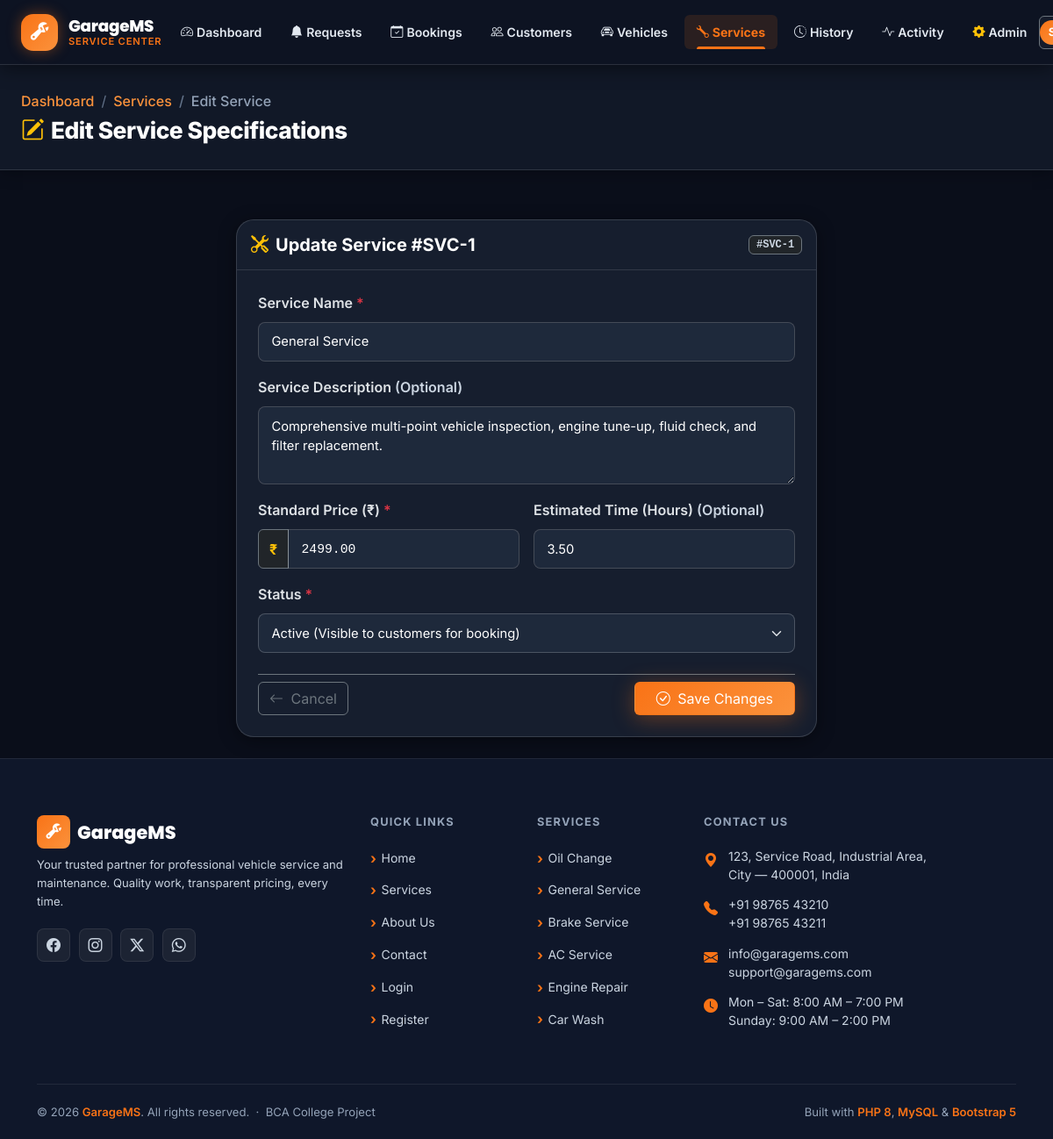
The app's page /services/edit.php?id=1 (signed in) with its own data.
### tables this page shows
CREATE TABLE `services` (
    `id`             INT UNSIGNED    NOT NULL AUTO_INCREMENT,
    `service_name`   VARCHAR(100)    NOT NULL                COMMENT 'Display name of the service',
    `description`    TEXT            DEFAULT NULL            COMMENT 'Detailed description',
    `price`          DECIMAL(10, 2)  NOT NULL DEFAULT 0.00   COMMENT 'Standard price in local currency',
    `estimated_time` DECIMAL(5, 2)   DEFAULT NULL            COMMENT 'Estimated hours to complete',
    `status`         ENUM('active','inactive')
                                     NOT NULL DEFAULT 'active' COMMENT 'Whether service is bookable',
    `created_at`     TIMESTAMP       NOT NULL DEFAULT CURRENT_TIMESTAMP,
    `updated_at`     TIMESTAMP       NOT NULL DEFAULT CURRENT_TIMESTAMP
                                              ON UPDATE CURRENT_TIMESTAMP,

    PRIMARY KEY (`id`),

     
    INDEX `idx_services_status` (`status`)

);

### includes/functions.php (called while the page is built, shortened)
<?php
function e(?string $data = ''): string
{
    return htmlspecialchars($data ?? '', ENT_QUOTES | ENT_HTML5, 'UTF-8');
}

### services/edit.php (the view, shortened to what this page needs)
<?php
require_once __DIR__ . '/../includes/header.php';
$pdo = getDBConnection();
$serviceId = (int)($_GET['id'] ?? 0);
try {
    $stmt = $pdo->prepare('SELECT * FROM services WHERE id = ? LIMIT 1');
    $stmt->execute([$serviceId]);
    $service = $stmt->fetch();
} catch (PDOException $e) {
    error_log('[GarageMS] Edit Service Fetch Error: ' . $e->getMessage());
    setFlash('Error fetching service details.', 'danger');
    redirect(BASE_URL . 'services/list.php');
}
$errors = [];
$serviceName   = $service['service_name'];
$description   = $service['description'] ?? '';
$price         = $service['price'];
$estimatedTime = $service['estimated_time'] ?? '';
$status        = $service['status'];
require_once __DIR__ . '/../includes/navbar.php';
?>
<div class="gms-page-header">
    <div class="container-fluid px-4">
        <nav aria-label="breadcrumb">
            <ol class="breadcrumb mb-1">
                <li class="breadcrumb-item"><a href="<?= BASE_URL ?>dashboard.php">Dashboard</a></li>
                <li class="breadcrumb-item"><a href="<?= BASE_URL ?>services/list.php">Services</a></li>
                <li class="breadcrumb-item active" aria-current="page">Edit Service</li>
            </ol>
        </nav>
        <h1><i class="bi bi-pencil-square me-2 text-warning"></i>Edit Service Specifications</h1>
    </div>
</div>
<div class="gms-page-wrapper">
    <div class="container-fluid px-4 py-4">
        <div class="row justify-content-center">
            <div class="col-lg-8 col-xl-7">
                <div class="card gms-panel shadow-sm">
                    <div class="card-header bg-transparent border-secondary py-3 d-flex align-items-center justify-content-between">
                        <h5 class="card-title mb-0 fw-bold text-light">
                            <i class="bi bi-tools me-2 text-warning"></i>Update Service #SVC-<?= $serviceId ?>
                        </h5>
                        <span class="badge bg-dark border border-secondary text-muted font-monospace">
                            #SVC-<?= $serviceId ?>
                        </span>
                    </div>
                    <div class="card-body p-4">
                        <form method="POST" action="<?= BASE_URL ?>services/edit.php?id=<?= $serviceId ?>" novalidate>
                            <div class="mb-3">
                                <label for="svcName" class="form-label fw-semibold">
                                    Service Name <span class="text-danger">*</span>
                                </label>
                                <input
                                    type="text"
                                    id="svcName"
                                    name="service_name"
                                    class="form-control gms-input<?= isset($errors['service_name']) ? ' is-invalid' : '' ?>"
                                    value="<?= e($serviceName) ?>"
                                    required
                                >
                            </div>
                            <div class="mb-3">
                                <label for="svcDesc" class="form-label fw-semibold">
                                    Service Description <span class="text-muted font-normal">(Optional)</span>
                                </label>
                                <textarea
                                    id="svcDesc"
                                    name="description"
                                    rows="3"
                                    class="form-control gms-input"
                                ><?= e($description) ?></textarea>
                            </div>
                            <div class="row g-3 mb-3">
                                <div class="col-md-6">
                                    <label for="svcPrice" class="form-label fw-semibold">
                                        Standard Price (₹) <span class="text-danger">*</span>
                                    </label>
                                    <div class="input-group">
                                        <span class="input-group-text bg-dark border-secondary text-warning fw-bold">₹</span>
                                        <input
                                            type="number"
                                            step="0.01"
                                            min="0"
                                            id="svcPrice"
                                            name="price"
                                            class="form-control gms-input font-monospace<?= isset($errors['price']) ? ' is-invalid' : '' ?>"
                                            value="<?= e($price) ?>"
                                            required
                                        >
                                    </div>
                                </div>
                                <div class="col-md-6">
                                    <label for="svcTime" class="form-label fw-semibold">
                                        Estimated Time (Hours) <span class="text-muted font-normal">(Optional)</span>
                                    </label>
                                    <input
                                        type="number"
                                        step="0.25"
                                        min="0"
                                        id="svcTime"
                                        name="estimated_time"
                                        class="form-control gms-input<?= isset($errors['estimated_time']) ? ' is-invalid' : '' ?>"
                                        value="<?= e($estimatedTime) ?>"
                                    >
                                </div>
                            </div>
                            <div class="mb-4">
                                <label for="svcStatus" class="form-label fw-semibold">
                                    Status <span class="text-danger">*</span>
                                </label>
                                <select id="svcStatus" name="status" class="form-select gms-input<?= isset($errors['status']) ? ' is-invalid' : '' ?>" required>
                                    <option value="active" <?= $status === 'active' ? 'selected' : '' ?>>Active (Visible to customers for booking)</option>
                                </select>
                            </div>
                            <div class="d-flex align-items-center justify-content-between pt-2 border-top border-secondary">
                                <a href="<?= BASE_URL ?>services/list.php" class="btn btn-outline-secondary">
                                    <i class="bi bi-arrow-left me-1"></i> Cancel
                                </a>
                                <button type="submit" class="btn btn-gms-primary px-4">
                                    <i class="bi bi-check-circle me-1"></i> Save Changes
                                </button>
                            </div>
                        </form>
                    </div>
                </div>
            </div>
        </div>
    </div>
</div>
<?php require_once __DIR__ . '/../includes/footer.php'; ?>

### assets/css/style.css (style rules this page uses)
:root { --clr-dark: #0a0e1a; --clr-dark-2: #111827; --clr-dark-3: #1c2333; --clr-dark-4: #232d42; --clr-navy: #0f172a; --clr-accent: #f97316; --clr-accent-dark: #ea6c0a; --clr-accent-light: #fdba74; --clr-accent-glow: rgba(249, 115, 22, 0.25); --clr-accent-subtle: rgba(249, 115, 22, 0.10); --clr-blue: #3b82f6; --clr-green: #22c55e; --clr-red: #ef4444; --clr-purple: #a855f7; --clr-cyan: #06b6d4; --clr-text: #ffffff; --clr-text-muted: #cbd5e1; --clr-text-subtle: #94a3b8; --clr-body: #334155; --clr-bg-light: #f8fafc; --clr-bg-card: #ffffff; --clr-bg-card-dark: #1c2333; --clr-border: rgba(255, 255, 255, 0.08); --clr-border-light: #e2e8f0; --grad-hero: linear-gradient(135deg, #060b18 0%, #0a0e1a 40%, #0f1f3d 100%); --grad-card: linear-gradient(145deg, #1c2333, #232d42); --grad-accent: linear-gradient(135deg, #f97316, #fb923c); --grad-dark-sec: linear-gradient(180deg, #111827 0%, #0a0e1a 100%); --shadow-sm: 0 1px 3px rgba(0,0,0,0.12), 0 1px 2px rgba(0,0,0,0.08); --shadow-md: 0 4px 16px rgba(0,0,0,0.20); --shadow-lg: 0 8px 40px rgba(0,0,0,0.30); --shadow-xl: 0 20px 60px rgba(0,0,0,0.40); --shadow-accent: 0 4px 24px rgba(249, 115, 22, 0.35); --shadow-card: 0 2px 12px rgba(0,0,0,0.08); --section-py: 6rem; --section-py-sm: 4rem; --radius-sm: 0.5rem; --radius-md: 0.875rem; --radius-lg: 1.25rem; --radius-xl: 1.75rem; --radius-pill: 50rem; --ease: cubic-bezier(0.4, 0, 0.2, 1); --trans-fast: all 0.18s var(--ease); --trans-normal: all 0.28s var(--ease); --trans-slow: all 0.42s var(--ease); --font-sans: 'Inter', system-ui, -apple-system, sans-serif; --font-display: 'Poppins', 'Inter', sans-serif; }
*, *::before, *::after { box-sizing: border-box; }
html { scroll-behavior: smooth; scroll-padding-top: 72px; }
body { font-family: var(--font-sans); background-color: var(--clr-dark); color: var(--clr-text); line-height: 1.7; overflow-x: hidden; -webkit-font-smoothing: antialiased; }
a { text-decoration: none; }
.btn-gms-primary { background: var(--grad-accent); color: #fff; border-color: transparent; box-shadow: var(--shadow-accent); }
.gms-page-header { background: #111827; border-bottom: 1px solid rgba(255, 255, 255, 0.12); padding: 1.75rem 0; margin-top: 74px; margin-bottom: 2rem; box-shadow: 0 4px 16px rgba(0, 0, 0, 0.25); position: relative; z-index: 10; }
.gms-page-header h1 { color: #ffffff !important; font-size: 1.65rem; font-weight: 800; letter-spacing: -0.4px; margin: 0; }
.gms-page-header .breadcrumb { margin: 0 0 0.5rem 0; }
.gms-page-header .breadcrumb-item a { color: #fb923c !important; text-decoration: none; font-weight: 500; }
.gms-page-header .breadcrumb-item.active { color: #94a3b8 !important; font-weight: 500; }
.gms-page-header .breadcrumb-item + .breadcrumb-item::before { color: #64748b; }
.form-control, .form-select, .gms-input, .register-page .form-control, .register-page .form-select, .login-page .form-control, .login-page .form-select { background-color: #1e293b !important; border: 1.5px solid rgba(255,255,255,0.18) !important; color: #ffffff !important; border-radius: var(--radius-sm); font-size: 0.92rem; padding: 0.65rem 0.9rem; transition: var(--trans-fast); }
.form-control::placeholder, .form-select option, .gms-input::placeholder, .register-page .form-control::placeholder, .register-page .form-select option, .login-page .form-control::placeholder { color: #94a3b8 !important; }
select option, .form-select option, .register-page .form-select option { background: #0f172a !important; color: #ffffff !important; }
.text-muted { color: #cbd5e1 !important; }
.gms-panel { background-color: #161e2e !important; border: 1px solid rgba(255, 255, 255, 0.14) !important; border-radius: var(--radius-lg); box-shadow: 0 4px 20px rgba(0, 0, 0, 0.4) !important; }
.gms-panel-header, .card-header { border-bottom: 1px solid rgba(255, 255, 255, 0.12) !important; }
.card-title, .gms-panel-title { color: #ffffff !important; font-weight: 700; }
.gms-page-header h1 { color: #ffffff !important; font-weight: 800; letter-spacing: -0.5px; }
.text-muted, small.text-muted, span.text-muted, p.text-muted, div.text-muted { color: #cbd5e1 !important; }
.form-control, .form-select, .gms-input { background-color: #1e293b !important; color: #ffffff !important; border: 1.5px solid rgba(255, 255, 255, 0.20) !important; }
.form-control::placeholder, .gms-input::placeholder { color: #94a3b8 !important; opacity: 1 !important; }
select option, .form-select option { background-color: #0f172a !important; color: #ffffff !important; }

### records on screen
services: service_name "General Service", description "Comprehensive multi-point vehicle inspection, engine tune-up, fluid check, and filter replacement.", price "2499.00", estimated_time "3.50", status "Active (Visible to customers for booking)"

### other values on screen
$serviceId "1"
